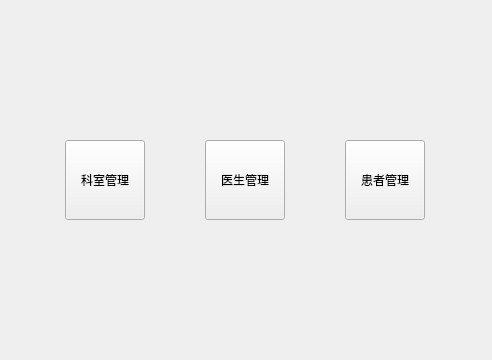
<?xml version="1.0" encoding="UTF-8"?>
<ui version="4.0">
 <class>Welcome</class>
 <widget class="QWidget" name="Welcome">
  <property name="geometry">
   <rect>
    <x>0</x>
    <y>0</y>
    <width>492</width>
    <height>360</height>
   </rect>
  </property>
  <property name="windowTitle">
   <string>Form</string>
  </property>
  <layout class="QVBoxLayout" name="verticalLayout">
   <item>
    <spacer name="verticalSpacer">
     <property name="orientation">
      <enum>Qt::Vertical</enum>
     </property>
     <property name="sizeHint" stdset="0">
      <size>
       <width>20</width>
       <height>121</height>
      </size>
     </property>
    </spacer>
   </item>
   <item>
    <layout class="QHBoxLayout" name="horizontalLayout">
     <item>
      <widget class="QPushButton" name="pushButton">
       <property name="sizePolicy">
        <sizepolicy hsizetype="Fixed" vsizetype="Fixed">
         <horstretch>0</horstretch>
         <verstretch>0</verstretch>
        </sizepolicy>
       </property>
       <property name="minimumSize">
        <size>
         <width>80</width>
         <height>80</height>
        </size>
       </property>
       <property name="maximumSize">
        <size>
         <width>80</width>
         <height>80</height>
        </size>
       </property>
       <property name="text">
        <string>科室管理</string>
       </property>
      </widget>
     </item>
     <item>
      <widget class="QPushButton" name="pushButton_2">
       <property name="sizePolicy">
        <sizepolicy hsizetype="Fixed" vsizetype="Fixed">
         <horstretch>0</horstretch>
         <verstretch>0</verstretch>
        </sizepolicy>
       </property>
       <property name="minimumSize">
        <size>
         <width>80</width>
         <height>80</height>
        </size>
       </property>
       <property name="maximumSize">
        <size>
         <width>80</width>
         <height>80</height>
        </size>
       </property>
       <property name="text">
        <string>医生管理</string>
       </property>
      </widget>
     </item>
     <item>
      <widget class="QPushButton" name="pushButton_3">
       <property name="sizePolicy">
        <sizepolicy hsizetype="Fixed" vsizetype="Fixed">
         <horstretch>0</horstretch>
         <verstretch>0</verstretch>
        </sizepolicy>
       </property>
       <property name="minimumSize">
        <size>
         <width>80</width>
         <height>80</height>
        </size>
       </property>
       <property name="maximumSize">
        <size>
         <width>80</width>
         <height>80</height>
        </size>
       </property>
       <property name="text">
        <string>患者管理</string>
       </property>
      </widget>
     </item>
    </layout>
   </item>
   <item>
    <spacer name="verticalSpacer_2">
     <property name="orientation">
      <enum>Qt::Vertical</enum>
     </property>
     <property name="sizeHint" stdset="0">
      <size>
       <width>20</width>
       <height>121</height>
      </size>
     </property>
    </spacer>
   </item>
  </layout>
 </widget>
 <resources/>
 <connections/>
</ui>
